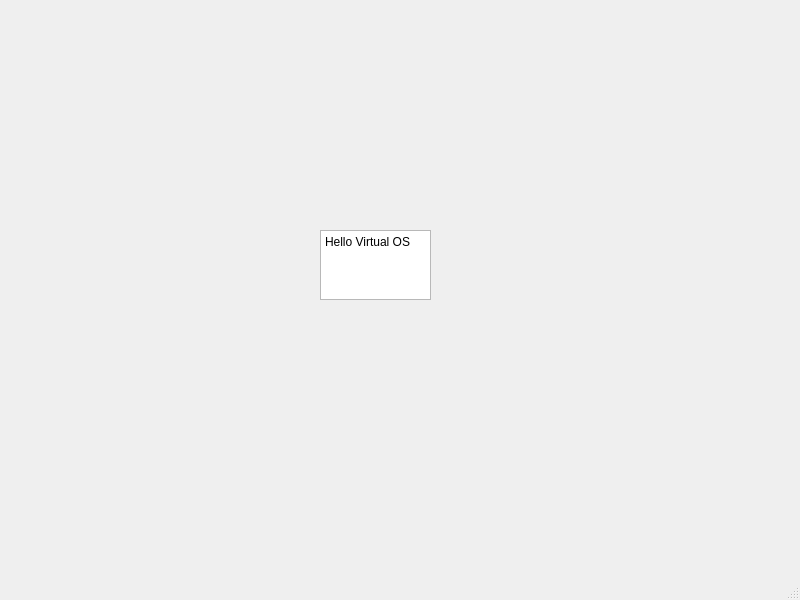
<?xml version="1.0" encoding="UTF-8"?>
<ui version="4.0">
 <class>VirtualOperatingSystemForm</class>
 <widget class="QMainWindow" name="VirtualOperatingSystemForm">
  <property name="geometry">
   <rect>
    <x>0</x>
    <y>0</y>
    <width>800</width>
    <height>600</height>
   </rect>
  </property>
  <property name="windowTitle">
   <string>VirtualOperatingSystemForm</string>
  </property>
  <widget class="QWidget" name="centralwidget">
   <widget class="QTextEdit" name="textEdit">
    <property name="geometry">
     <rect>
      <x>320</x>
      <y>230</y>
      <width>111</width>
      <height>70</height>
     </rect>
    </property>
    <property name="html">
     <string>&lt;!DOCTYPE HTML PUBLIC &quot;-//W3C//DTD HTML 4.0//EN&quot; &quot;http://www.w3.org/TR/REC-html40/strict.dtd&quot;&gt;
&lt;html&gt;&lt;head&gt;&lt;meta name=&quot;qrichtext&quot; content=&quot;1&quot; /&gt;&lt;style type=&quot;text/css&quot;&gt;
p, li { white-space: pre-wrap; }
&lt;/style&gt;&lt;/head&gt;&lt;body style=&quot; font-family:'Sans Serif'; font-size:9pt; font-weight:400; font-style:normal;&quot;&gt;
&lt;p style=&quot; margin-top:0px; margin-bottom:0px; margin-left:0px; margin-right:0px; -qt-block-indent:0; text-indent:0px;&quot;&gt;Hello Virtual OS&lt;/p&gt;&lt;/body&gt;&lt;/html&gt;</string>
    </property>
   </widget>
  </widget>
  <widget class="QMenuBar" name="menubar">
   <property name="geometry">
    <rect>
     <x>0</x>
     <y>0</y>
     <width>800</width>
     <height>20</height>
    </rect>
   </property>
  </widget>
  <widget class="QStatusBar" name="statusbar"/>
  <action name="actionRestart">
   <property name="text">
    <string>Restart</string>
   </property>
  </action>
  <action name="actionShutDOwn">
   <property name="text">
    <string>ShutDOwn</string>
   </property>
  </action>
 </widget>
 <resources/>
 <connections/>
</ui>
